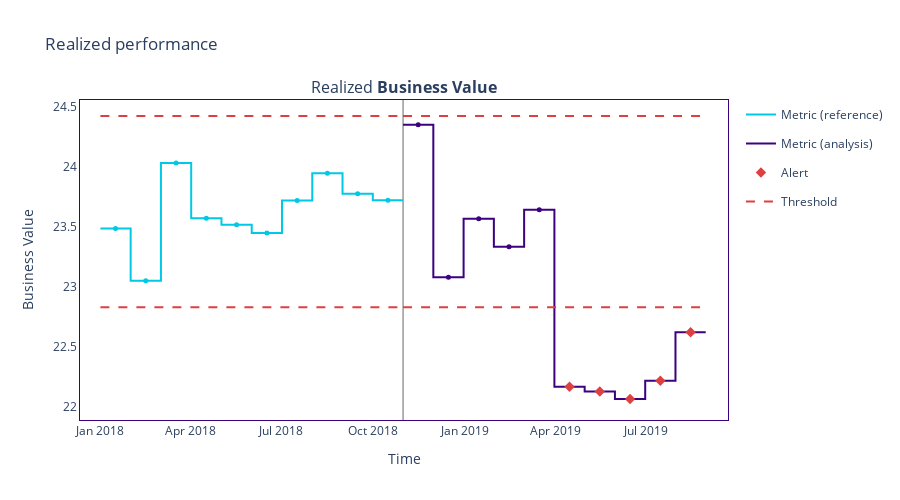

Here is the notebook cell this chart was saved with:
### Code cell
figure = results.plot()
figure.show()

### Figure 1 — Plotly figure (JSON) as saved in the notebook; plotly's stock layout.template omitted (floating-point values rounded to 4 significant figures)
{"data": [{"hoverinfo": "skip", "legendgroup": "metric_reference", "line": {"color": "#00c8e5", "shape": "hv", "width": 2}, "mode": "lines", "name": "Metric (reference)", "showlegend": true, "type": "scatter", "x": ["2018-01-01T00:00:00", "2018-01-31T06:36:00", "2018-03-02T13:12:00", "2018-04-01T19:48:00", "2018-05-02T02:24:00", "2018-06-01T09:00:00", "2018-07-01T15:36:00", "2018-07-31T22:12:00", "2018-08-31T04:48:00", "2018-09-30T11:24:00", "2018-10-30T17:51:16.848000"], "xaxis": "x", "y": [23.48, 23.05, 24.03, 23.57, 23.51, 23.45, 23.71, 23.94, 23.77, 23.72, 23.72], "yaxis": "y"}, {"customdata": [["Realized <b>Business Value</b>", "<b style=\"color:#00c8e5;line-height:60px\">Reference</b>", "", "[0:4999]", "From <b>Jan-01-2018</b> to <b>Jan-31-2018</b>", 23.48, 1.127], ["Realized <b>Business Value</b>", "<b style=\"color:#00c8e5;line-height:60px\">Reference</b>", "", "[5000:9999]", "From <b>Jan-31-2018</b> to <b>Mar-02-2018</b>", 23.05, 1.127], ["Realized <b>Business Value</b>", "<b style=\"color:#00c8e5;line-height:60px\">Reference</b>", "", "[10000:14999]", "From <b>Mar-02-2018</b> to <b>Apr-01-2018</b>", 24.03, 1.127], ["Realized <b>Business Value</b>", "<b style=\"color:#00c8e5;line-height:60px\">Reference</b>", "", "[15000:19999]", "From <b>Apr-01-2018</b> to <b>May-02-2018</b>", 23.57, 1.127], ["Realized <b>Business Value</b>", "<b style=\"color:#00c8e5;line-height:60px\">Reference</b>", "", "[20000:24999]", "From <b>May-02-2018</b> to <b>Jun-01-2018</b>", 23.51, 1.127], ["Realized <b>Business Value</b>", "<b style=\"color:#00c8e5;line-height:60px\">Reference</b>", "", "[25000:29999]", "From <b>Jun-01-2018</b> to <b>Jul-01-2018</b>", 23.45, 1.127], ["Realized <b>Business Value</b>", "<b style=\"color:#00c8e5;line-height:60px\">Reference</b>", "", "[30000:34999]", "From <b>Jul-01-2018</b> to <b>Jul-31-2018</b>", 23.71, 1.127], ["Realized <b>Business Value</b>", "<b style=\"color:#00c8e5;line-height:60px\">Reference</b>", "", "[35000:39999]", "From <b>Jul-31-2018</b> to <b>Aug-31-2018</b>", 23.94, 1.127], ["Realized <b>Business Value</b>", "<b style=\"color:#00c8e5;line-height:60px\">Reference</b>", "", "[40000:44999]", "From <b>Aug-31-2018</b> to <b>Sep-30-2018</b>", 23.77, 1.127], ["Realized <b>Business Value</b>", "<b style=\"color:#00c8e5;line-height:60px\">Reference</b>", "", "[45000:49999]", "From <b>Sep-30-2018</b> to <b>Oct-30-2018</b>", 23.72, 1.127]], "hovertemplate": "%{customdata[1]} &nbsp; &nbsp; %{customdata[2]} <br />Chunk: <b>%{customdata[3]}</b> &nbsp; &nbsp; %{customdata[4]} <br />%{customdata[0]}: <b>%{customdata[5]}</b><br />Confidence band: +/- <b>%{customdata[6]}</b><br /><extra></extra>", "legendgroup": "metric_reference", "marker": {"color": "#00c8e5", "size": 5, "symbol": "circle"}, "mode": "markers", "name": "Metric (reference)", "showlegend": false, "type": "scatter", "x": ["2018-01-16T03:18:00", "2018-02-15T09:54:00", "2018-03-17T16:30:00", "2018-04-16T23:06:00", "2018-05-17T05:42:00", "2018-06-16T12:18:00", "2018-07-16T18:54:00", "2018-08-16T01:30:00", "2018-09-15T08:06:00", "2018-10-15T14:37:38.424000"], "xaxis": "x", "y": [23.48, 23.05, 24.03, 23.57, 23.51, 23.45, 23.71, 23.94, 23.77, 23.72, 23.72], "yaxis": "y"}, {"hoverinfo": "skip", "legendgroup": "metric_analysis", "line": {"color": "#3b0280", "shape": "hv", "width": 2}, "mode": "lines", "name": "Metric (analysis)", "showlegend": true, "type": "scatter", "x": ["2018-10-30T18:00:00", "2018-11-30T00:36:00", "2018-12-30T07:12:00", "2019-01-29T13:48:00", "2019-02-28T20:24:00", "2019-03-31T03:00:00", "2019-04-30T09:36:00", "2019-05-30T16:12:00", "2019-06-29T22:48:00", "2019-07-30T05:24:00", "2019-08-29T11:51:16.848000"], "xaxis": "x", "y": [24.35, 23.08, 23.56, 23.33, 23.64, 22.16, 22.12, 22.06, 22.21, 22.62, 22.62], "yaxis": "y"}, {"customdata": [["Realized <b>Business Value</b>", "<b style=\"color:#3b0280;line-height:60px\">Analysis</b>", "", "[0:4999]", "From <b>Oct-30-2018</b> to <b>Nov-30-2018</b>", 24.35, 1.127], ["Realized <b>Business Value</b>", "<b style=\"color:#3b0280;line-height:60px\">Analysis</b>", "", "[5000:9999]", "From <b>Nov-30-2018</b> to <b>Dec-30-2018</b>", 23.08, 1.127], ["Realized <b>Business Value</b>", "<b style=\"color:#3b0280;line-height:60px\">Analysis</b>", "", "[10000:14999]", "From <b>Dec-30-2018</b> to <b>Jan-29-2019</b>", 23.56, 1.127], ["Realized <b>Business Value</b>", "<b style=\"color:#3b0280;line-height:60px\">Analysis</b>", "", "[15000:19999]", "From <b>Jan-29-2019</b> to <b>Feb-28-2019</b>", 23.33, 1.127], ["Realized <b>Business Value</b>", "<b style=\"color:#3b0280;line-height:60px\">Analysis</b>", "", "[20000:24999]", "From <b>Feb-28-2019</b> to <b>Mar-31-2019</b>", 23.64, 1.127], ["Realized <b>Business Value</b>", "<b style=\"color:#3b0280;line-height:60px\">Analysis</b>", "<span style=\"color:#AD0000\">⚠ <b>Drift detected</b></span>", "[25000:29999]", "From <b>Mar-31-2019</b> to <b>Apr-30-2019</b>", 22.16, 1.127], ["Realized <b>Business Value</b>", "<b style=\"color:#3b0280;line-height:60px\">Analysis</b>", "<span style=\"color:#AD0000\">⚠ <b>Drift detected</b></span>", "[30000:34999]", "From <b>Apr-30-2019</b> to <b>May-30-2019</b>", 22.12, 1.127], ["Realized <b>Business Value</b>", "<b style=\"color:#3b0280;line-height:60px\">Analysis</b>", "<span style=\"color:#AD0000\">⚠ <b>Drift detected</b></span>", "[35000:39999]", "From <b>May-30-2019</b> to <b>Jun-29-2019</b>", 22.06, 1.127], ["Realized <b>Business Value</b>", "<b style=\"color:#3b0280;line-height:60px\">Analysis</b>", "<span style=\"color:#AD0000\">⚠ <b>Drift detected</b></span>", "[40000:44999]", "From <b>Jun-29-2019</b> to <b>Jul-30-2019</b>", 22.21, 1.127], ["Realized <b>Business Value</b>", "<b style=\"color:#3b0280;line-height:60px\">Analysis</b>", "<span style=\"color:#AD0000\">⚠ <b>Drift detected</b></span>", "[45000:49999]", "From <b>Jul-30-2019</b> to <b>Aug-29-2019</b>", 22.62, 1.127]], "hovertemplate": "%{customdata[1]} &nbsp; &nbsp; %{customdata[2]} <br />Chunk: <b>%{customdata[3]}</b> &nbsp; &nbsp; %{customdata[4]} <br />%{customdata[0]}: <b>%{customdata[5]}</b><br />Confidence band: +/- <b>%{customdata[6]}</b><br /><extra></extra>", "legendgroup": "metric_analysis", "marker": {"color": "#3b0280", "size": 5, "symbol": "circle"}, "mode": "markers", "name": "Metric (analysis)", "showlegend": false, "type": "scatter", "x": ["2018-11-14T21:18:00", "2018-12-15T03:54:00", "2019-01-14T10:30:00", "2019-02-13T17:06:00", "2019-03-15T23:42:00", "2019-04-15T06:18:00", "2019-05-15T12:54:00", "2019-06-14T19:30:00", "2019-07-15T02:06:00", "2019-08-14T08:37:38.424000"], "xaxis": "x", "y": [24.35, 23.08, 23.56, 23.33, 23.64, 22.16, 22.12, 22.06, 22.21, 22.62, 22.62], "yaxis": "y"}, {"hoverinfo": "skip", "legendgroup": "alert", "marker": {"color": "#DD4040", "size": 8, "symbol": "diamond"}, "mode": "markers", "name": "Alert", "showlegend": true, "type": "scatter", "x": ["2019-04-15T06:18:00", "2019-05-15T12:54:00", "2019-06-14T19:30:00", "2019-07-15T02:06:00", "2019-08-14T08:37:38.424000"], "xaxis": "x", "y": [22.16, 22.12, 22.06, 22.21, 22.62], "yaxis": "y"}, {"hoverinfo": "skip", "legendgroup": "thresh", "line": {"color": "#DD4040", "dash": "dash", "width": 2}, "mode": "lines", "name": "Threshold", "showlegend": true, "type": "scatter", "x": ["2018-01-01T00:00:00", "2018-01-31T06:36:00", "2018-03-02T13:12:00", "2018-04-01T19:48:00", "2018-05-02T02:24:00", "2018-06-01T09:00:00", "2018-07-01T15:36:00", "2018-07-31T22:12:00", "2018-08-31T04:48:00", "2018-09-30T11:24:00", "2018-10-30T17:51:16.848000"], "xaxis": "x", "y": [24.42, 24.42, 24.42, 24.42, 24.42, 24.42, 24.42, 24.42, 24.42, 24.42, 24.42], "yaxis": "y"}, {"hoverinfo": "skip", "legendgroup": "thresh", "line": {"color": "#DD4040", "dash": "dash", "width": 2}, "mode": "lines", "name": "Threshold", "showlegend": false, "type": "scatter", "x": ["2018-01-01T00:00:00", "2018-01-31T06:36:00", "2018-03-02T13:12:00", "2018-04-01T19:48:00", "2018-05-02T02:24:00", "2018-06-01T09:00:00", "2018-07-01T15:36:00", "2018-07-31T22:12:00", "2018-08-31T04:48:00", "2018-09-30T11:24:00", "2018-10-30T17:51:16.848000"], "xaxis": "x", "y": [22.83, 22.83, 22.83, 22.83, 22.83, 22.83, 22.83, 22.83, 22.83, 22.83, 22.83], "yaxis": "y"}, {"hoverinfo": "skip", "legendgroup": "thresh", "line": {"color": "#DD4040", "dash": "dash", "width": 2}, "mode": "lines", "name": "Threshold", "showlegend": false, "type": "scatter", "x": ["2018-10-30T18:00:00", "2018-11-30T00:36:00", "2018-12-30T07:12:00", "2019-01-29T13:48:00", "2019-02-28T20:24:00", "2019-03-31T03:00:00", "2019-04-30T09:36:00", "2019-05-30T16:12:00", "2019-06-29T22:48:00", "2019-07-30T05:24:00", "2019-08-29T11:51:16.848000"], "xaxis": "x", "y": [24.42, 24.42, 24.42, 24.42, 24.42, 24.42, 24.42, 24.42, 24.42, 24.42, 24.42], "yaxis": "y"}, {"hoverinfo": "skip", "legendgroup": "thresh", "line": {"color": "#DD4040", "dash": "dash", "width": 2}, "mode": "lines", "name": "Threshold", "showlegend": false, "type": "scatter", "x": ["2018-10-30T18:00:00", "2018-11-30T00:36:00", "2018-12-30T07:12:00", "2019-01-29T13:48:00", "2019-02-28T20:24:00", "2019-03-31T03:00:00", "2019-04-30T09:36:00", "2019-05-30T16:12:00", "2019-06-29T22:48:00", "2019-07-30T05:24:00", "2019-08-29T11:51:16.848000"], "xaxis": "x", "y": [22.83, 22.83, 22.83, 22.83, 22.83, 22.83, 22.83, 22.83, 22.83, 22.83, 22.83], "yaxis": "y"}], "layout": {"annotations": [{"font": {"size": 16}, "showarrow": false, "text": "Realized <b>Business Value</b>", "x": 0.5, "xanchor": "center", "xref": "paper", "y": 1, "yanchor": "bottom", "yref": "paper"}], "height": 500, "hoverlabel": {"bgcolor": "white", "font": {"size": 14}}, "legend": {"itemclick": false, "itemdoubleclick": false, "traceorder": "grouped"}, "paper_bgcolor": "rgba(255,255,255,1)", "plot_bgcolor": "rgba(255,255,255,1)", "shapes": [{"layer": "below", "line": {"color": "#666666", "width": 1}, "type": "line", "x0": "2018-10-30T18:00:00", "x1": "2018-10-30T18:00:00", "xref": "x", "y0": 0, "y1": 1, "yref": "y domain"}], "title": {"text": "Realized performance"}, "xaxis": {"anchor": "y", "domain": [0, 1], "linecolor": "#3b0280", "matches": "x", "mirror": true, "showgrid": false, "showticklabels": true, "title": {"text": "Time"}, "zeroline": false}, "yaxis": {"anchor": "x", "domain": [0, 1], "linecolor": "#3b0280", "mirror": true, "showgrid": false, "title": {"text": "Business Value"}, "zeroline": false}}}
